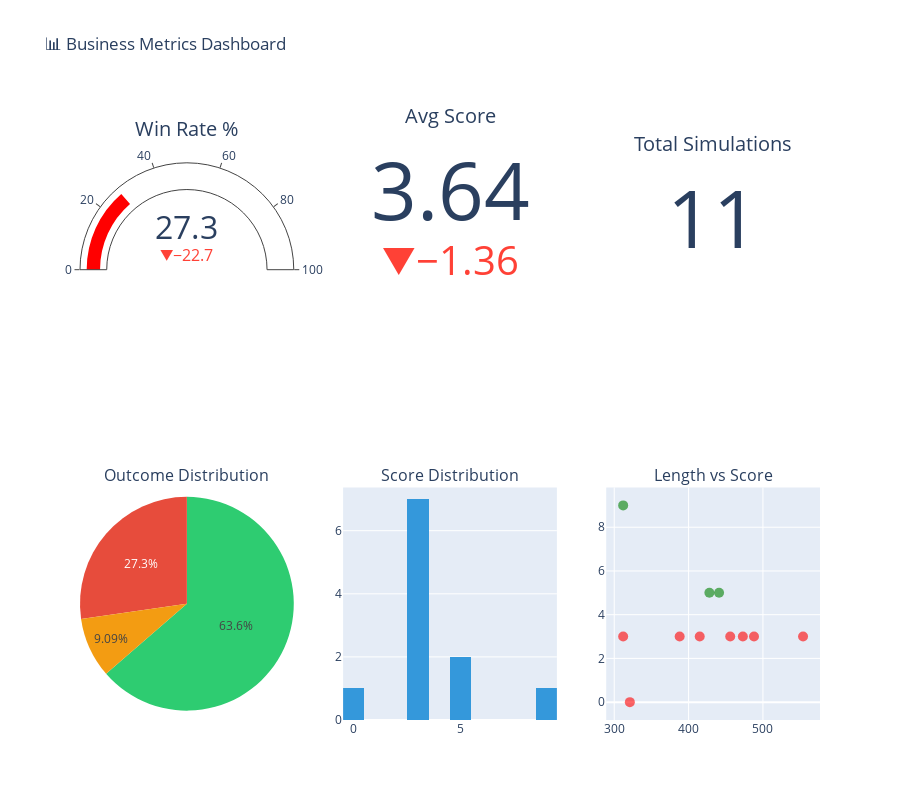

Notebook cell for this chart:
### Code cell
# Interactive KPI Dashboard
if DATA_LOADED and len(metrics_df) > 0:
    fig = make_subplots(
        rows=2, cols=3,
        specs=[
            [{'type': 'indicator'}, {'type': 'indicator'}, {'type': 'indicator'}],
            [{'type': 'pie'}, {'type': 'histogram'}, {'type': 'scatter'}]
        ],
        subplot_titles=['', '', '', 'Outcome Distribution', 'Score Distribution', 'Length vs Score']
    )

    # KPI Gauges
    win_rate = metrics_df['outcome_binary'].mean() * 100
    fig.add_trace(go.Indicator(
        mode="gauge+number+delta",
        value=win_rate,
        title={'text': "Win Rate %"},
        delta={'reference': 50},
        gauge={'axis': {'range': [0, 100]},
               'bar': {'color': 'green' if win_rate > 50 else 'red'}}
    ), row=1, col=1)

    fig.add_trace(go.Indicator(
        mode="number+delta",
        value=metrics_df['score'].mean(),
        title={'text': "Avg Score"},
        delta={'reference': 5}
    ), row=1, col=2)

    fig.add_trace(go.Indicator(
        mode="number",
        value=len(metrics_df),
        title={'text': "Total Simulations"}
    ), row=1, col=3)

    # Outcome Pie
    outcome_counts = metrics_df['outcome_label'].value_counts()
    fig.add_trace(go.Pie(
        labels=outcome_counts.index.tolist(),
        values=outcome_counts.values.tolist(),
        marker_colors=['#2ecc71', '#e74c3c', '#f39c12']
    ), row=2, col=1)

    # Score Histogram
    fig.add_trace(go.Histogram(
        x=metrics_df['score'].tolist(),
        nbinsx=10,
        marker_color='#3498db'
    ), row=2, col=2)

    # Length vs Score Scatter
    colors = ['green' if x == 1 else 'red' for x in metrics_df['outcome_binary']]
    fig.add_trace(go.Scatter(
        x=metrics_df['total_conversation_length'].tolist(),
        y=metrics_df['score'].tolist(),
        mode='markers',
        marker=dict(color=colors, size=10, opacity=0.6)
    ), row=2, col=3)

    fig.update_layout(height=800, title_text="📊 Business Metrics Dashboard", showlegend=False)
    fig.show()
else:
    print("⚠️ No data available for dashboard")

### Figure 1 — Plotly figure (JSON) as saved in the notebook; plotly's stock layout.template omitted (floating-point values rounded to 4 significant figures)
{"data": [{"delta": {"reference": 50}, "domain": {"x": [0, 0.2889], "y": [0.625, 1]}, "gauge": {"axis": {"range": [0, 100]}, "bar": {"color": "red"}}, "mode": "gauge+number+delta", "title": {"text": "Win Rate %"}, "type": "indicator", "value": 27.27}, {"delta": {"reference": 5}, "domain": {"x": [0.3556, 0.6444], "y": [0.625, 1]}, "mode": "number+delta", "title": {"text": "Avg Score"}, "type": "indicator", "value": 3.636}, {"domain": {"x": [0.7111, 1], "y": [0.625, 1]}, "mode": "number", "title": {"text": "Total Simulations"}, "type": "indicator", "value": 11}, {"domain": {"x": [0, 0.2889], "y": [0, 0.375]}, "labels": ["Pending", "Success", "Error"], "marker": {"colors": ["#2ecc71", "#e74c3c", "#f39c12"]}, "type": "pie", "values": [7, 3, 1]}, {"marker": {"color": "#3498db"}, "nbinsx": 10, "type": "histogram", "x": [3, 5, 5, 3, 0, 9, 3, 3, 3, 3, 3], "xaxis": "x", "yaxis": "y"}, {"marker": {"color": ["red", "green", "green", "red", "red", "green", "red", "red", "red", "red", "red"], "opacity": 0.6, "size": 10}, "mode": "markers", "type": "scatter", "x": [312, 428, 441, 456, 321, 312, 388, 473, 415, 554, 488], "xaxis": "x2", "y": [3, 5, 5, 3, 0, 9, 3, 3, 3, 3, 3], "yaxis": "y2"}], "layout": {"annotations": [{"font": {"size": 16}, "showarrow": false, "text": "Outcome Distribution", "x": 0.1444, "xanchor": "center", "xref": "paper", "y": 0.375, "yanchor": "bottom", "yref": "paper"}, {"font": {"size": 16}, "showarrow": false, "text": "Score Distribution", "x": 0.5, "xanchor": "center", "xref": "paper", "y": 0.375, "yanchor": "bottom", "yref": "paper"}, {"font": {"size": 16}, "showarrow": false, "text": "Length vs Score", "x": 0.8556, "xanchor": "center", "xref": "paper", "y": 0.375, "yanchor": "bottom", "yref": "paper"}], "height": 800, "showlegend": false, "title": {"text": "📊 Business Metrics Dashboard"}, "xaxis": {"anchor": "y", "domain": [0.3556, 0.6444]}, "xaxis2": {"anchor": "y2", "domain": [0.7111, 1]}, "yaxis": {"anchor": "x", "domain": [0, 0.375]}, "yaxis2": {"anchor": "x2", "domain": [0, 0.375]}}}
